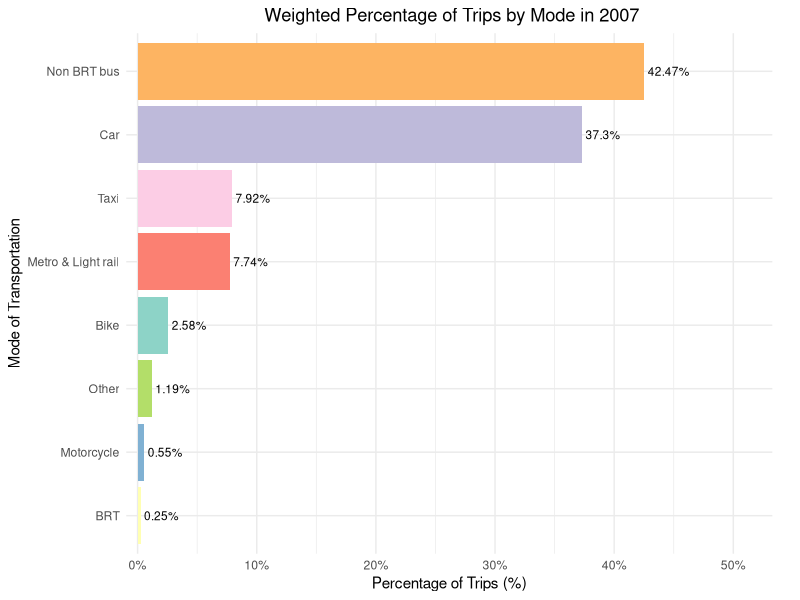
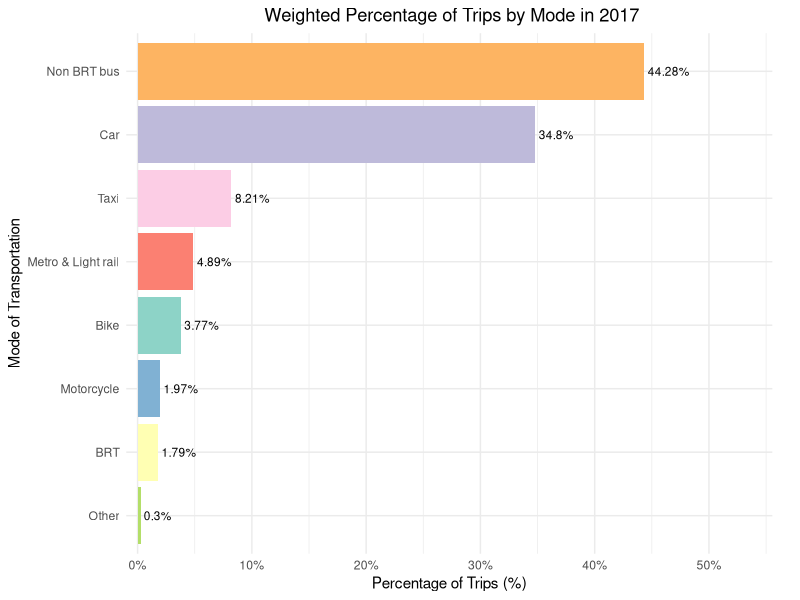
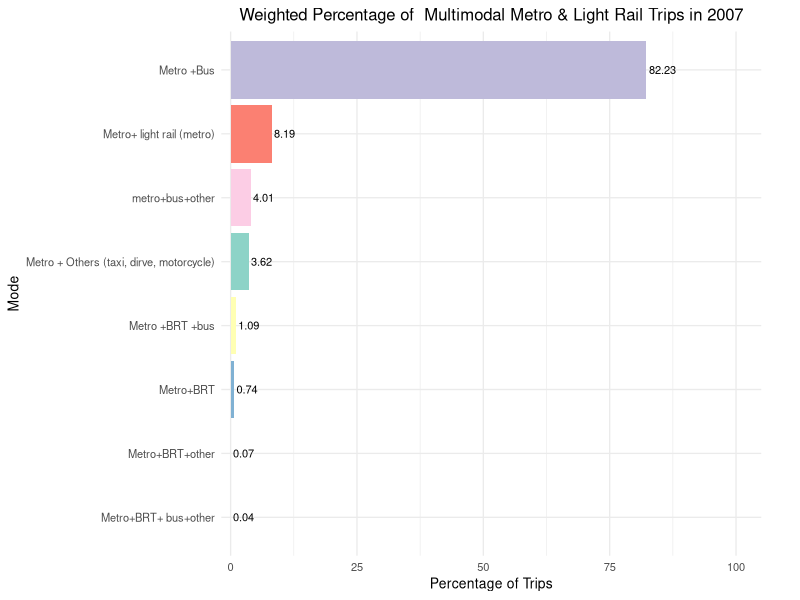
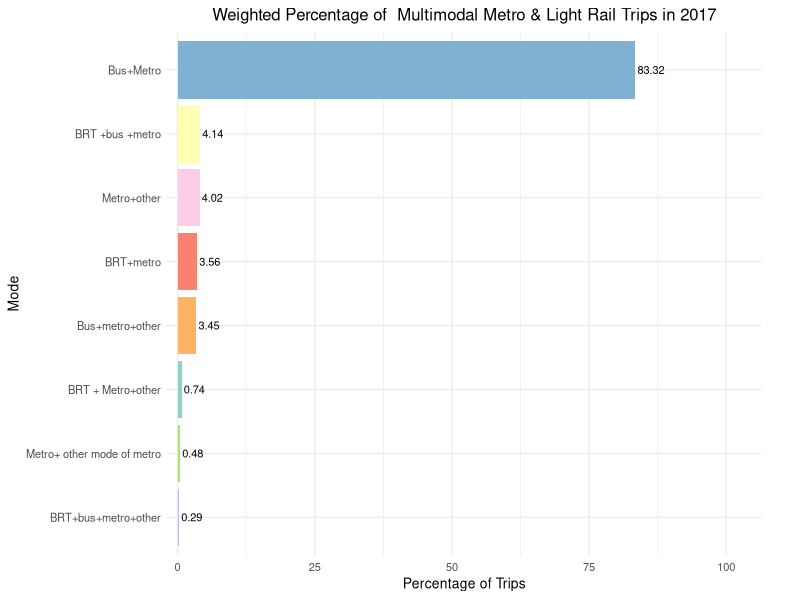
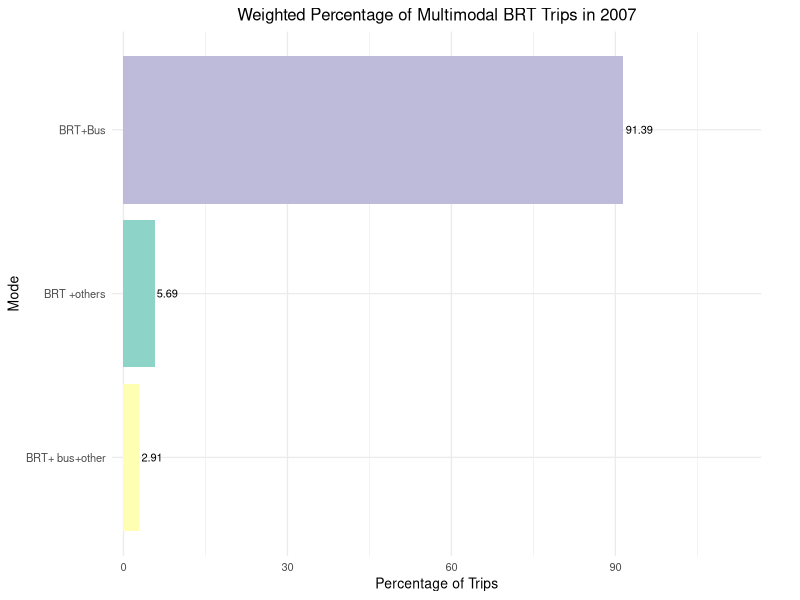
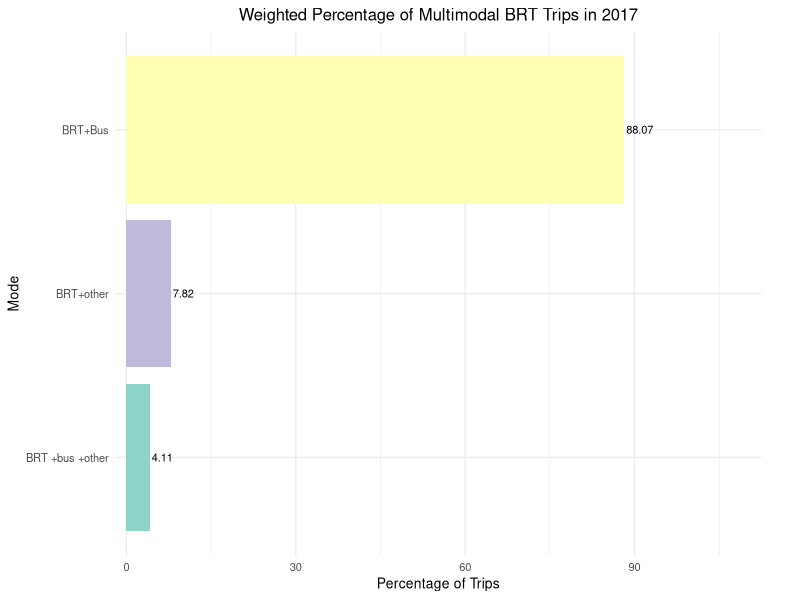
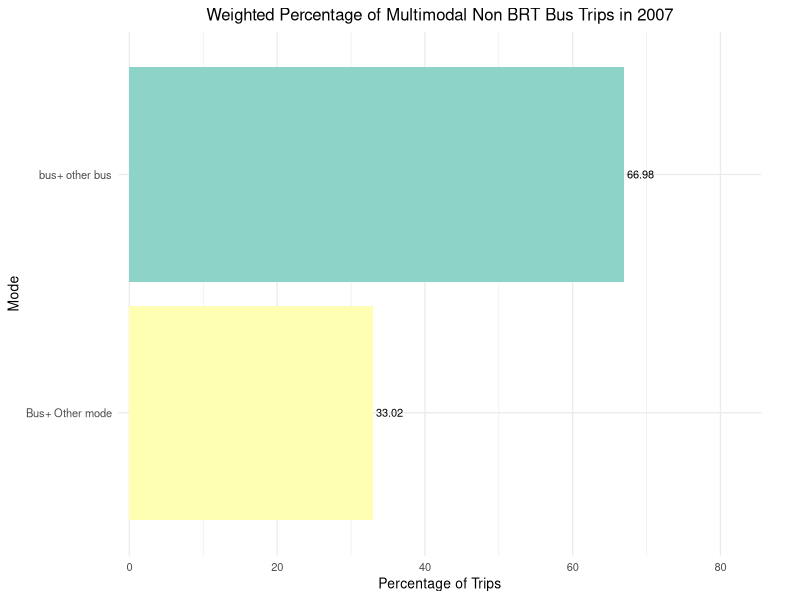
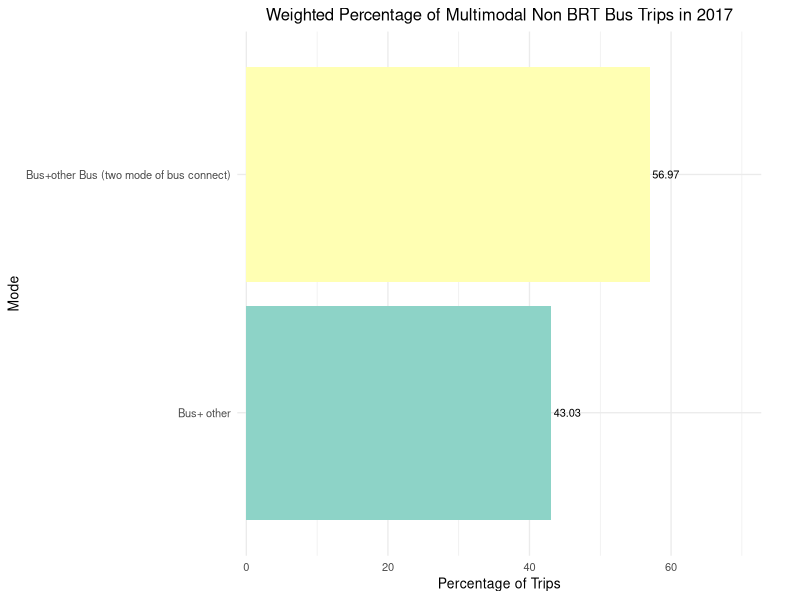

Write the R code that produced these figures, in order.
library(tidyverse)
library(lubridate)
library(ggrepel)
library(patchwork)
library(scales)

tables<-read.csv("data/weighted_summary.csv")

trip2007<- tables%>%
  filter(!is.na(count))
trip2007<- trip2007 %>%
  filter(x!= "Walk")%>%
  select(x, count)%>%
  mutate(percent= round(count/sum(count)*100,2))

maxy <- max(trip2007$percent, na.rm = TRUE)

ggplot(trip2007, aes(x = reorder(x, percent), y = percent, fill = x)) +
  geom_bar(stat = "identity") +
  geom_text(aes(label = paste0(percent, "%")), hjust = -0.1, size = 3) +
  coord_flip(clip = "off") +  # let text draw outside the panel
  scale_y_continuous(
    labels = scales::percent_format(scale = 1),
    limits = c(0, maxy * 1.12),                 # add headroom
    expand = expansion(mult = c(0.02, 0.12))    # extra space on the right
  ) +
  scale_fill_brewer(palette = "Set3") +
  labs(title = " Weighted Percentage of Trips by Mode in 2007",
       x = "Mode of Transportation",
       y = "Percentage of Trips (%)") +
  theme_minimal() +
  theme(
    legend.position = "none",
    plot.title = element_text(hjust = 0.5),
    plot.margin = margin(5.5, 20, 5.5, 5.5)     # a bit more right margin
  )

trip2017<- tables%>%
  filter(!is.na(count_1))
trip2017<- trip2017 %>%
  filter(x!= "Walk")%>%
  select(x, count_1)%>%
  mutate(percent= round(count_1/sum(count_1)*100,2))

maxy2 <- max(trip2017$percent, na.rm = TRUE)
ggplot(trip2017, aes(x = reorder(x, percent), y = percent, fill = x)) +
  geom_bar(stat = "identity") +
  geom_text(aes(label = paste0(percent, "%")), hjust = -0.1, size = 3) +
  coord_flip(clip = "off") +  # let text draw outside the panel
  scale_y_continuous(
    labels = scales::percent_format(scale = 1),
    limits = c(0, maxy2 * 1.12),                 # add headroom
    expand = expansion(mult = c(0.02, 0.12))    # extra space on the right
  ) +
  scale_fill_brewer(palette = "Set3") +
  labs(title = " Weighted Percentage of Trips by Mode in 2017",
       x = "Mode of Transportation",
       y = "Percentage of Trips (%)") +
  theme_minimal() +
  theme(
    legend.position = "none",
    plot.title = element_text(hjust = 0.5),
    plot.margin = margin(5.5, 20, 5.5, 5.5)     # a bit more right margin
  )

metro<- tables%>%
  filter(x=="Metro & Light rail")%>%
  select(multi_label,count2,multi_la_17,count_2)
metro<- metro %>%
  mutate(percent_2007= round(count2/sum(count2)*100,2),
         percent_2017= round(count_2/sum(count_2)*100,2))

maxy3 <- max(metro$percent_2007, na.rm = TRUE)
maxy4 <- max(metro$percent_2017, na.rm = TRUE)

ggplot(metro,
       aes(x = reorder(multi_label, percent_2007),
           y = percent_2007,
           fill = multi_label)) +
  geom_col() +
  geom_text(aes(label = percent_2007),
            hjust = -0.1, size = 2.8) +  # smaller text
  coord_flip(clip = "off") +
  scale_y_continuous(         # assumes data are 0–1
    limits = c(0, maxy3 * 1.12),
    expand = expansion(mult = c(0.02, 0.14))    # a bit more room for labels
  ) +
  scale_fill_brewer(palette = "Set3") +
  labs(title = "Weighted Percentage of  Multimodal Metro & Light Rail Trips in 2007",
       x = "Mode",
       y = "Percentage of Trips") +
  theme_minimal(base_size = 10) +
  theme(
    legend.position = "none",
    plot.title = element_text(hjust = 0.5),
    plot.margin = margin(5.5, 28, 5.5, 5.5)     # extra right margin for text
  )

ggplot(metro,
       aes(x = reorder(multi_la_17, percent_2017),
           y = percent_2017,
           fill = multi_la_17)) +
  geom_col() +
  geom_text(aes(label = percent_2017),
            hjust = -0.1, size = 2.8) +  # smaller text
  coord_flip(clip = "off") +
  scale_y_continuous(         # assumes data are 0–1
    limits = c(0, maxy4 * 1.12),
    expand = expansion(mult = c(0.02, 0.14))    # a bit more room for labels
  ) +
  scale_fill_brewer(palette = "Set3") +
  labs(title = "Weighted Percentage of  Multimodal Metro & Light Rail Trips in 2017",
       x = "Mode",
       y = "Percentage of Trips") +
  theme_minimal(base_size = 10) +
  theme(
    legend.position = "none",
    plot.title = element_text(hjust = 0.5),
    plot.margin = margin(5.5, 28, 5.5, 5.5)     # extra right margin for text
  )

BRT<- tables%>%
  filter(x=="BRT")%>%
  select(multi_label,count2,multi_la_17,count_2)
BRT<- BRT %>%
  mutate(percent_2007= round(count2/sum(count2)*100,2),
         percent_2017= round(count_2/sum(count_2)*100,2))
maxy5 <- max(BRT$percent_2007, na.rm = TRUE)
maxy6 <- max(BRT$percent_2017, na.rm = TRUE)

ggplot(BRT,
       aes(x = reorder(multi_label, percent_2007),
           y = percent_2007,
           fill = multi_label)) +
  geom_col() +
  geom_text(aes(label = percent_2007),
            hjust = -0.1, size = 2.8) +  # smaller text
  coord_flip(clip = "off") +
  scale_y_continuous(         # assumes data are 0–1
    limits = c(0, maxy5 * 1.12),
    expand = expansion(mult = c(0.02, 0.14))    # a bit more room for labels
  ) +
  scale_fill_brewer(palette = "Set3") +
  labs(title = "Weighted Percentage of Multimodal BRT Trips in 2007",
       x = "Mode",
       y = "Percentage of Trips") +
  theme_minimal(base_size = 10) +
  theme(
    legend.position = "none",
    plot.title = element_text(hjust = 0.5),
    plot.margin = margin(5.5, 28, 5.5, 5.5)     # extra right margin for text
  )
ggplot(BRT,
       aes(x = reorder(multi_la_17, percent_2017),
           y = percent_2017,
           fill = multi_la_17)) +
  geom_col() +
  geom_text(aes(label = percent_2017),
            hjust = -0.1, size = 2.8) +  # smaller text
  coord_flip(clip = "off") +
  scale_y_continuous(         # assumes data are 0–1
    limits = c(0, maxy6 * 1.12),
    expand = expansion(mult = c(0.02, 0.14))    # a bit more room for labels
  ) +
  scale_fill_brewer(palette = "Set3") +
  labs(title = "Weighted Percentage of Multimodal BRT Trips in 2017",
       x = "Mode",
       y = "Percentage of Trips") +
  theme_minimal(base_size = 10) +
  theme(
    legend.position = "none",
    plot.title = element_text(hjust = 0.5),
    plot.margin = margin(5.5, 28, 5.5, 5.5)     # extra right margin for text
  )

bus<- tables%>%
  filter(x=="Non BRT bus")%>%
  select(multi_label,count2,multi_la_17,count_2)%>%
  filter(!is.na(count2))

bus<- bus %>%
  mutate(percent_2007= round(count2/sum(count2)*100,2),
         percent_2017= round(count_2/sum(count_2)*100,2))
maxy7 <- max(bus$percent_2007, na.rm = TRUE)
maxy8 <- max(bus$percent_2017, na.rm = TRUE)

ggplot(bus,
       aes(x = reorder(multi_label, percent_2007),
           y = percent_2007,
           fill = multi_label)) +
  geom_col() +
  geom_text(aes(label = percent_2007),
            hjust = -0.1, size = 2.8) +  # smaller text
  coord_flip(clip = "off") +
  scale_y_continuous(         # assumes data are 0–1
    limits = c(0, maxy7 * 1.12),
    expand = expansion(mult = c(0.02, 0.14))    # a bit more room for labels
  ) +
  scale_fill_brewer(palette = "Set3") +
  labs(title = "Weighted Percentage of Multimodal Non BRT Bus Trips in 2007",
       x = "Mode",
       y = "Percentage of Trips") +
  theme_minimal(base_size = 10) +
  theme(
    legend.position = "none",
    plot.title = element_text(hjust = 0.5),
    plot.margin = margin(5.5, 28, 5.5, 5.5)     # extra right margin for text
  )

ggplot(bus,
       aes(x = reorder(multi_la_17, percent_2017),
           y = percent_2017,
           fill = multi_la_17)) +
  geom_col() +
  geom_text(aes(label = percent_2017),
            hjust = -0.1, size = 2.8) +  # smaller text
  coord_flip(clip = "off") +
  scale_y_continuous(         # assumes data are 0–1
    limits = c(0, maxy8 * 1.12),
    expand = expansion(mult = c(0.02, 0.14))    # a bit more room for labels
  ) +
  scale_fill_brewer(palette = "Set3") +
  labs(title = "Weighted Percentage of Multimodal Non BRT Bus Trips in 2017",
       x = "Mode",
       y = "Percentage of Trips") +
  theme_minimal(base_size = 10) +
  theme(
    legend.position = "none",
    plot.title = element_text(hjust = 0.5),
    plot.margin = margin(5.5, 28, 5.5, 5.5)     # extra right margin for text
  )

high_cap<-read.csv("data/high_capacity_weighted.csv")

maxy9 <- max(high_cap$X2007, na.rm = TRUE)
maxy10 <- max(high_cap$X2017, na.rm = TRUE)

ggplot(high_cap,
       aes(x = reorder(type, X2007),
           y = X2007,
           fill = type)) +
  geom_col() +
  geom_text(aes(label = X2007),
            hjust = -0.1, size = 2.8) +  # smaller text
  coord_flip(clip = "off") +
  scale_y_continuous(         # assumes data are 0–1
    limits = c(0, maxy9 * 1.12),
    expand = expansion(mult = c(0.02, 0.14))    # a bit more room for labels
  ) +
  scale_fill_brewer(palette = "Set3") +
  labs(title = "Weighted High Capacity Transit Trips in 2007",
       x = "Mode",
       y = "Percent of Trips") +
  theme_minimal(base_size = 10) +
  theme(
    legend.position = "none",
    plot.title = element_text(hjust = 0.5),
    plot.margin = margin(5.5, 28, 5.5, 5.5)     # extra right margin for text
  )

ggplot(high_cap,
       aes(x = reorder(type, X2017),
           y = X2017,
           fill = type)) +
  geom_col() +
  geom_text(aes(label = X2017),
            hjust = -0.1, size = 2.8) +  # smaller text
  coord_flip(clip = "off") +
  scale_y_continuous(         # assumes data are 0–1
    limits = c(0, maxy10 * 1.12),
    expand = expansion(mult = c(0.02, 0.14))    # a bit more room for labels
  ) +
  scale_fill_brewer(palette = "Set3") +
  labs(title = "Weighted High Capacity Transit Trips in 2017",
       x = "Mode",
       y = "Percent of Trips") +
  theme_minimal(base_size = 10) +
  theme(
    legend.position = "none",
    plot.title = element_text(hjust = 0.5),
    plot.margin = margin(5.5, 28, 5.5, 5.5)     # extra right margin for text
  )
